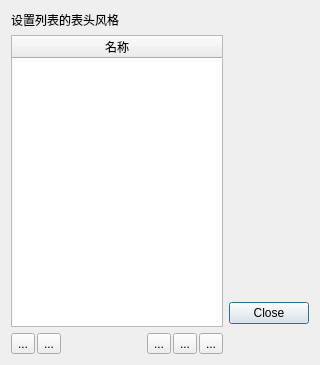
<?xml version="1.0" encoding="UTF-8"?>
<ui version="4.0">
 <class>TcHeaderSetupDialog</class>
 <widget class="QDialog" name="TcHeaderSetupDialog">
  <property name="geometry">
   <rect>
    <x>0</x>
    <y>0</y>
    <width>320</width>
    <height>365</height>
   </rect>
  </property>
  <property name="windowTitle">
   <string>标题列名设置</string>
  </property>
  <layout class="QHBoxLayout" name="horizontalLayout_2">
   <item>
    <layout class="QVBoxLayout" name="verticalLayout">
     <item>
      <widget class="QLabel" name="label">
       <property name="text">
        <string>设置列表的表头风格</string>
       </property>
      </widget>
     </item>
     <item>
      <widget class="QTreeWidget" name="MasterView">
       <property name="selectionMode">
        <enum>QAbstractItemView::ExtendedSelection</enum>
       </property>
       <property name="rootIsDecorated">
        <bool>false</bool>
       </property>
       <column>
        <property name="text">
         <string>名称</string>
        </property>
        <property name="textAlignment">
         <set>AlignHCenter|AlignVCenter|AlignCenter</set>
        </property>
       </column>
      </widget>
     </item>
     <item>
      <layout class="QHBoxLayout" name="horizontalLayout">
       <property name="spacing">
        <number>2</number>
       </property>
       <item>
        <widget class="QToolButton" name="bnUpward">
         <property name="text">
          <string>...</string>
         </property>
         <property name="icon">
          <iconset resource="../../res/tianchi.qrc">
           <normaloff>:/tianchi/alignTop.png</normaloff>:/tianchi/alignTop.png</iconset>
         </property>
         <property name="checkable">
          <bool>false</bool>
         </property>
        </widget>
       </item>
       <item>
        <widget class="QToolButton" name="bnDownawrd">
         <property name="text">
          <string>...</string>
         </property>
         <property name="icon">
          <iconset resource="../../res/tianchi.qrc">
           <normaloff>:/tianchi/alignBottom.png</normaloff>:/tianchi/alignBottom.png</iconset>
         </property>
        </widget>
       </item>
       <item>
        <spacer name="horizontalSpacer">
         <property name="orientation">
          <enum>Qt::Horizontal</enum>
         </property>
         <property name="sizeHint" stdset="0">
          <size>
           <width>40</width>
           <height>20</height>
          </size>
         </property>
        </spacer>
       </item>
       <item>
        <widget class="QToolButton" name="bnLeft">
         <property name="text">
          <string>...</string>
         </property>
         <property name="icon">
          <iconset resource="../../res/tianchi.qrc">
           <normaloff>:/tianchi/alignLeft.png</normaloff>:/tianchi/alignLeft.png</iconset>
         </property>
        </widget>
       </item>
       <item>
        <widget class="QToolButton" name="bnCenter">
         <property name="text">
          <string>...</string>
         </property>
         <property name="icon">
          <iconset resource="../../res/tianchi.qrc">
           <normaloff>:/tianchi/alignCenter.png</normaloff>:/tianchi/alignCenter.png</iconset>
         </property>
        </widget>
       </item>
       <item>
        <widget class="QToolButton" name="bnRight">
         <property name="text">
          <string>...</string>
         </property>
         <property name="icon">
          <iconset resource="../../res/tianchi.qrc">
           <normaloff>:/tianchi/alignRight.png</normaloff>:/tianchi/alignRight.png</iconset>
         </property>
        </widget>
       </item>
      </layout>
     </item>
    </layout>
   </item>
   <item>
    <layout class="QVBoxLayout" name="verticalLayout_2">
     <property name="spacing">
      <number>6</number>
     </property>
     <item>
      <widget class="QLabel" name="label_2">
       <property name="text">
        <string/>
       </property>
      </widget>
     </item>
     <item>
      <spacer name="verticalSpacer">
       <property name="orientation">
        <enum>Qt::Vertical</enum>
       </property>
       <property name="sizeHint" stdset="0">
        <size>
         <width>20</width>
         <height>40</height>
        </size>
       </property>
      </spacer>
     </item>
     <item>
      <widget class="QDialogButtonBox" name="buttonBox">
       <property name="maximumSize">
        <size>
         <width>16777215</width>
         <height>52</height>
        </size>
       </property>
       <property name="orientation">
        <enum>Qt::Vertical</enum>
       </property>
       <property name="standardButtons">
        <set>QDialogButtonBox::Close</set>
       </property>
      </widget>
     </item>
    </layout>
   </item>
  </layout>
 </widget>
 <tabstops>
  <tabstop>MasterView</tabstop>
  <tabstop>bnUpward</tabstop>
  <tabstop>bnDownawrd</tabstop>
  <tabstop>bnLeft</tabstop>
  <tabstop>bnCenter</tabstop>
  <tabstop>bnRight</tabstop>
  <tabstop>buttonBox</tabstop>
 </tabstops>
 <resources>
  <include location="../../res/tianchi.qrc"/>
 </resources>
 <connections>
  <connection>
   <sender>buttonBox</sender>
   <signal>accepted()</signal>
   <receiver>TcHeaderSetupDialog</receiver>
   <slot>accept()</slot>
   <hints>
    <hint type="sourcelabel">
     <x>248</x>
     <y>254</y>
    </hint>
    <hint type="destinationlabel">
     <x>157</x>
     <y>274</y>
    </hint>
   </hints>
  </connection>
  <connection>
   <sender>buttonBox</sender>
   <signal>rejected()</signal>
   <receiver>TcHeaderSetupDialog</receiver>
   <slot>reject()</slot>
   <hints>
    <hint type="sourcelabel">
     <x>316</x>
     <y>260</y>
    </hint>
    <hint type="destinationlabel">
     <x>286</x>
     <y>274</y>
    </hint>
   </hints>
  </connection>
 </connections>
</ui>
